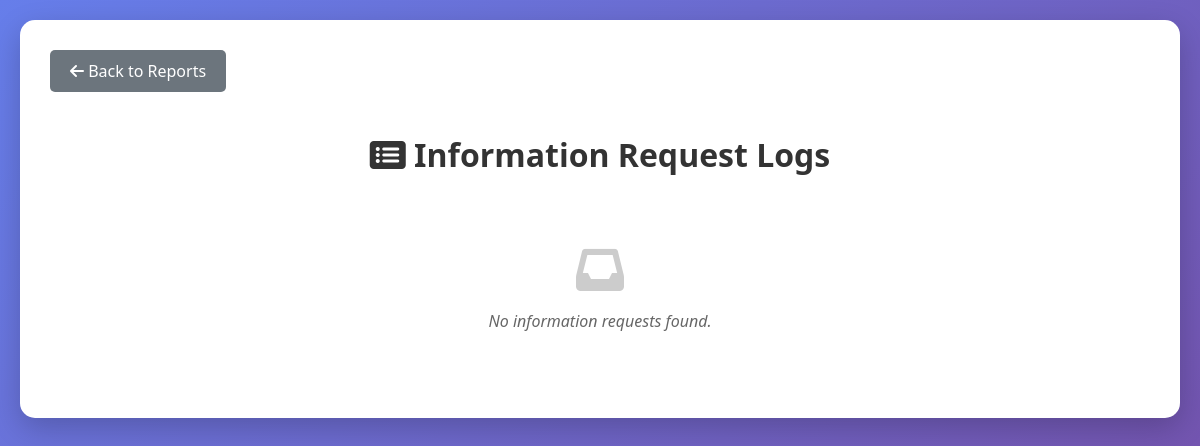
Before: /view-request-logs/ with the older database file.
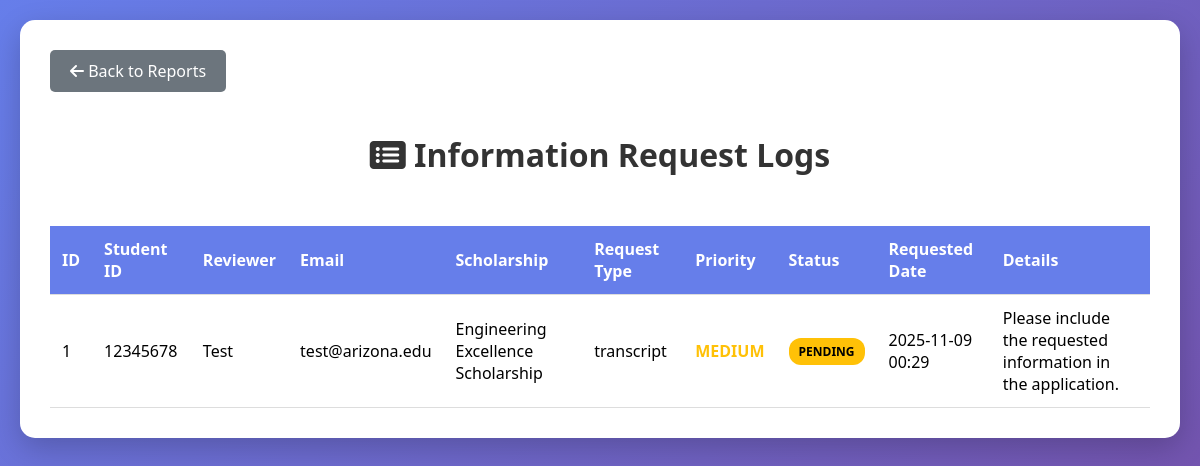
After: the same page with the newer database file.
### reports_app/models.py (models this page shows, shortened)
class ReviewerInformationRequest(models.Model):
    applicant = models.ForeignKey(Applicant, on_delete=models.CASCADE, related_name='information_requests')
    reviewer_name = models.CharField(max_length=255)
    reviewer_email = models.EmailField(null=True, blank=True)
    scholarship_name = models.CharField(max_length=255, null=True, blank=True)
    request_type = models.CharField(max_length=100)  # e.g., 'transcript', 'recommendation', 'essay_clarification'
    request_details = models.TextField()  # Detailed description of what information is needed
    priority = models.CharField(max_length=20, choices=[
        ('low', 'Low'),
        ('medium', 'Medium'),
        ('high', 'High'),
        ('urgent', 'Urgent')
    ], default='medium')
    status = models.CharField(max_length=20, choices=[
        ('pending', 'Pending'),
        ('in_progress', 'In Progress'),
        ('fulfilled', 'Fulfilled'),
        ('cancelled', 'Cancelled')
    ], default='pending')
    requested_at = models.DateTimeField(auto_now_add=True)
    fulfilled_at = models.DateTimeField(null=True, blank=True)
    fulfillment_notes = models.TextField(null=True, blank=True)
    class Meta:
        ordering = ['-requested_at']
        verbose_name = 'Reviewer Information Request'
        verbose_name_plural = 'Reviewer Information Requests'

class Applicant(models.Model):
    name = models.CharField(max_length=255)
    student_id = models.CharField(max_length=64, unique=True)
    netid = models.CharField(max_length=64, unique=True, null=True, blank=True)
    major = models.CharField(max_length=255, blank=True)
    minor = models.CharField(max_length=255, null=True, blank=True)
    gpa = models.FloatField(default=0.0)
    academic_level = models.CharField(max_length=64, blank=True)
    expected_graduation = models.DateField(null=True, blank=True)
    academic_achievements = models.JSONField(default=list, blank=True)
    financial_info = models.JSONField(default=dict, blank=True)
    essays = models.JSONField(default=list, blank=True)
    academic_history = models.JSONField(default=list, blank=True)
    interview_notes = models.TextField(null=True, blank=True)
    committee_feedback = models.JSONField(default=list, blank=True)
    created_at = models.DateTimeField(auto_now_add=True)
    updated_at = models.DateTimeField(auto_now=True)
    class Meta:
        ordering = ['-created_at']
        verbose_name = 'Applicant'
        verbose_name_plural = 'Applicants'

### reports_app/views.py (the view)
# urls.py: path('view-request-logs/', views.view_request_logs, name='view_request_logs'),
def view_request_logs(request):
    all_requests = ReviewerInformationRequest.objects.all().order_by('-requested_at')
    status_filter = request.GET.get('status')
    priority_filter = request.GET.get('priority')
    applicant_filter = request.GET.get('applicant_id')
    if status_filter:
        all_requests = all_requests.filter(status=status_filter)
    if priority_filter:
        all_requests = all_requests.filter(priority=priority_filter)
    if applicant_filter:
        all_requests = all_requests.filter(applicant__student_id__icontains=applicant_filter)
    statuses = ReviewerInformationRequest.objects.values_list('status', flat=True).distinct()
    priorities = ReviewerInformationRequest.objects.values_list('priority', flat=True).distinct()
    context = {
        'requests': all_requests,
        'statuses': statuses,
        'priorities': priorities,
        'current_status': status_filter,
        'current_priority': priority_filter,
        'current_applicant': applicant_filter,
    }
    return render(request, 'reports_app/request_logs.html', context)

### reports_app/templates/reports_app/request_logs.html (shortened to what this page needs)
<!DOCTYPE html>
<html lang="en">
<head>
    <link rel="stylesheet" href="https://cdnjs.cloudflare.com/ajax/libs/font-awesome/6.0.0/css/all.min.css">
</head>
<body>
    <div class="container">
        <a href="{% url 'reports_home' %}" class="back-button">
            <i class="fas fa-arrow-left"></i> Back to Reports
        </a>
        <h1><i class="fas fa-list-alt"></i> Information Request Logs</h1>
        <div class="table-container">
            {% if requests %}
            <table>
                <thead>
                    <tr>
                        <th>ID</th>
                        <th>Student ID</th>
                        <th>Reviewer</th>
                        <th>Email</th>
                        <th>Scholarship</th>
                        <th>Request Type</th>
                        <th>Priority</th>
                        <th>Status</th>
                        <th>Requested Date</th>
                        <th>Details</th>
                    </tr>
                </thead>
                <tbody>
                    {% for request in requests %}
                    <tr>
                        <td>{{ request.id }}</td>
                        <td>{{ request.applicant.student_id }}</td>
                        <td>{{ request.reviewer_name }}</td>
                        <td>{{ request.reviewer_email }}</td>
                        <td>{{ request.scholarship_name }}</td>
                        <td>{{ request.request_type }}</td>
                        <td>
                            <span class="priority-{{ request.priority|lower }}">
                                {{ request.priority|upper }}
                            </span>
                        </td>
                        <td>
                            <span class="status-badge status-{{ request.status|lower }}">
                                {{ request.status|upper }}
                            </span>
                        </td>
                        <td>{{ request.requested_at|date:"Y-m-d H:i" }}</td>
                        <td>{{ request.request_details|truncatewords:10 }}</td>
                    </tr>
                    {% endfor %}
                </tbody>
            </table>
            {% else %}
            <div class="no-data">
                <i class="fas fa-inbox" style="font-size: 48px; color: #ccc;"></i>
                <p>No information requests found.</p>
            </div>
            {% endif %}
        </div>
    </div>
</body>
</html>

### reports_app/templates/reports_app/request_logs.html (style rules this page uses)
body { font-family: 'Segoe UI', Tahoma, Geneva, Verdana, sans-serif; margin: 0; padding: 20px; background: linear-gradient(135deg, #667eea 0%, #764ba2 100%); min-height: 100vh; }
.container { max-width: 1400px; margin: 0 auto; background: white; padding: 30px; border-radius: 15px; box-shadow: 0 10px 30px rgba(0,0,0,0.2); }
h1 { color: #333; margin-bottom: 30px; text-align: center; }
.back-button { background-color: #6c757d; color: white; border: none; padding: 10px 20px; border-radius: 5px; cursor: pointer; font-size: 16px; margin-bottom: 20px; text-decoration: none; display: inline-block; }
table { width: 100%; border-collapse: collapse; margin-top: 20px; }
th, td { padding: 12px; text-align: left; border-bottom: 1px solid #ddd; }
th { background-color: #667eea; color: white; font-weight: bold; position: sticky; top: 0; }
.status-badge { padding: 5px 10px; border-radius: 12px; font-size: 12px; font-weight: bold; display: inline-block; }
.status-pending { background-color: #ffc107; color: #000; }
.priority-medium { color: #ffc107; font-weight: bold; }
.table-container { overflow-x: auto; }

Changed rows visible on the page:
added ReviewerInformationRequest: id "1", applicant.student_id "12345678", reviewer_name "Test", reviewer_email "test@arizona.edu", scholarship_name "Engineering Excellence Scholarship", request_type "transcript", priority "MEDIUM", status "PENDING", requested_at "2025-11-09 00:29", request_details "Please include the requested information in the application."
Other visible differences:
text no longer shown: "No information requests found."
text now shown: "ID Student ID Reviewer Email Scholarship Request Type Priority Status Requested Date Details"
